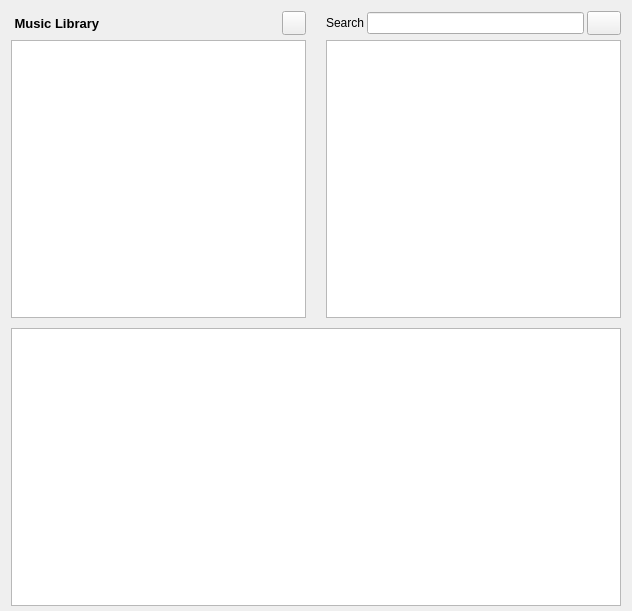
<?xml version="1.0" encoding="UTF-8"?>
<ui version="4.0">
 <class>Library_windowed</class>
 <widget class="QWidget" name="Library_windowed">
  <property name="geometry">
   <rect>
    <x>0</x>
    <y>0</y>
    <width>632</width>
    <height>611</height>
   </rect>
  </property>
  <property name="windowTitle">
   <string>Library</string>
  </property>
  <layout class="QGridLayout" name="gridLayout">
   <property name="bottomMargin">
    <number>5</number>
   </property>
   <property name="horizontalSpacing">
    <number>20</number>
   </property>
   <property name="verticalSpacing">
    <number>5</number>
   </property>
   <item row="1" column="2" colspan="2">
    <layout class="QHBoxLayout" name="horizontalLayout">
     <property name="spacing">
      <number>3</number>
     </property>
     <item>
      <widget class="QLabel" name="label">
       <property name="text">
        <string>Search</string>
       </property>
      </widget>
     </item>
     <item>
      <widget class="QLineEdit" name="le_search"/>
     </item>
     <item>
      <widget class="QPushButton" name="btn_clear">
       <property name="maximumSize">
        <size>
         <width>34</width>
         <height>24</height>
        </size>
       </property>
       <property name="text">
        <string/>
       </property>
      </widget>
     </item>
    </layout>
   </item>
   <item row="2" column="2" colspan="2">
    <widget class="MyTableView" name="lv_album">
     <property name="font">
      <font>
       <pointsize>8</pointsize>
      </font>
     </property>
     <property name="frameShadow">
      <enum>QFrame::Sunken</enum>
     </property>
     <property name="horizontalScrollBarPolicy">
      <enum>Qt::ScrollBarAsNeeded</enum>
     </property>
     <property name="autoScroll">
      <bool>false</bool>
     </property>
     <property name="editTriggers">
      <set>QAbstractItemView::NoEditTriggers</set>
     </property>
     <property name="alternatingRowColors">
      <bool>true</bool>
     </property>
     <property name="selectionBehavior">
      <enum>QAbstractItemView::SelectRows</enum>
     </property>
     <property name="verticalScrollMode">
      <enum>QAbstractItemView::ScrollPerPixel</enum>
     </property>
     <property name="horizontalScrollMode">
      <enum>QAbstractItemView::ScrollPerPixel</enum>
     </property>
     <property name="gridStyle">
      <enum>Qt::DotLine</enum>
     </property>
     <property name="sortingEnabled">
      <bool>true</bool>
     </property>
     <property name="wordWrap">
      <bool>false</bool>
     </property>
     <attribute name="horizontalHeaderMinimumSectionSize">
      <number>23</number>
     </attribute>
     <attribute name="horizontalHeaderStretchLastSection">
      <bool>true</bool>
     </attribute>
     <attribute name="verticalHeaderVisible">
      <bool>false</bool>
     </attribute>
     <attribute name="verticalHeaderDefaultSectionSize">
      <number>20</number>
     </attribute>
    </widget>
   </item>
   <item row="2" column="0" colspan="2">
    <widget class="MyTableView" name="lv_artist">
     <property name="font">
      <font>
       <pointsize>8</pointsize>
      </font>
     </property>
     <property name="frameShape">
      <enum>QFrame::StyledPanel</enum>
     </property>
     <property name="frameShadow">
      <enum>QFrame::Sunken</enum>
     </property>
     <property name="midLineWidth">
      <number>0</number>
     </property>
     <property name="autoScroll">
      <bool>false</bool>
     </property>
     <property name="selectionBehavior">
      <enum>QAbstractItemView::SelectRows</enum>
     </property>
     <property name="verticalScrollMode">
      <enum>QAbstractItemView::ScrollPerPixel</enum>
     </property>
     <property name="horizontalScrollMode">
      <enum>QAbstractItemView::ScrollPerPixel</enum>
     </property>
     <property name="gridStyle">
      <enum>Qt::DotLine</enum>
     </property>
     <property name="sortingEnabled">
      <bool>true</bool>
     </property>
     <attribute name="horizontalHeaderStretchLastSection">
      <bool>true</bool>
     </attribute>
     <attribute name="verticalHeaderVisible">
      <bool>false</bool>
     </attribute>
     <attribute name="verticalHeaderDefaultSectionSize">
      <number>20</number>
     </attribute>
    </widget>
   </item>
   <item row="4" column="0" colspan="4">
    <widget class="MyTableView" name="tb_title">
     <property name="sizePolicy">
      <sizepolicy hsizetype="Preferred" vsizetype="MinimumExpanding">
       <horstretch>0</horstretch>
       <verstretch>0</verstretch>
      </sizepolicy>
     </property>
     <property name="font">
      <font>
       <pointsize>8</pointsize>
      </font>
     </property>
     <property name="frameShadow">
      <enum>QFrame::Sunken</enum>
     </property>
     <property name="editTriggers">
      <set>QAbstractItemView::NoEditTriggers</set>
     </property>
     <property name="showDropIndicator" stdset="0">
      <bool>false</bool>
     </property>
     <property name="dragEnabled">
      <bool>true</bool>
     </property>
     <property name="dragDropMode">
      <enum>QAbstractItemView::DragOnly</enum>
     </property>
     <property name="alternatingRowColors">
      <bool>true</bool>
     </property>
     <property name="selectionMode">
      <enum>QAbstractItemView::ContiguousSelection</enum>
     </property>
     <property name="selectionBehavior">
      <enum>QAbstractItemView::SelectRows</enum>
     </property>
     <property name="verticalScrollMode">
      <enum>QAbstractItemView::ScrollPerPixel</enum>
     </property>
     <property name="horizontalScrollMode">
      <enum>QAbstractItemView::ScrollPerPixel</enum>
     </property>
     <property name="showGrid">
      <bool>true</bool>
     </property>
     <property name="gridStyle">
      <enum>Qt::DotLine</enum>
     </property>
     <property name="sortingEnabled">
      <bool>true</bool>
     </property>
     <property name="wordWrap">
      <bool>false</bool>
     </property>
     <property name="cornerButtonEnabled">
      <bool>true</bool>
     </property>
     <attribute name="horizontalHeaderCascadingSectionResizes">
      <bool>false</bool>
     </attribute>
     <attribute name="horizontalHeaderMinimumSectionSize">
      <number>23</number>
     </attribute>
     <attribute name="horizontalHeaderShowSortIndicator" stdset="0">
      <bool>true</bool>
     </attribute>
     <attribute name="horizontalHeaderStretchLastSection">
      <bool>true</bool>
     </attribute>
     <attribute name="verticalHeaderVisible">
      <bool>false</bool>
     </attribute>
     <attribute name="verticalHeaderDefaultSectionSize">
      <number>20</number>
     </attribute>
    </widget>
   </item>
   <item row="1" column="0" colspan="2">
    <layout class="QHBoxLayout" name="horizontalLayout_2">
     <item>
      <widget class="QLabel" name="label_2">
       <property name="font">
        <font>
         <pointsize>10</pointsize>
         <weight>75</weight>
         <bold>true</bold>
        </font>
       </property>
       <property name="text">
        <string> Music Library</string>
       </property>
      </widget>
     </item>
     <item>
      <widget class="QPushButton" name="btn_reload">
       <property name="minimumSize">
        <size>
         <width>24</width>
         <height>24</height>
        </size>
       </property>
       <property name="maximumSize">
        <size>
         <width>24</width>
         <height>24</height>
        </size>
       </property>
       <property name="toolTip">
        <string>Library has changed. Reload?</string>
       </property>
       <property name="text">
        <string/>
       </property>
      </widget>
     </item>
    </layout>
   </item>
   <item row="3" column="0" colspan="2">
    <widget class="QFrame" name="frame">
     <property name="frameShape">
      <enum>QFrame::StyledPanel</enum>
     </property>
     <property name="frameShadow">
      <enum>QFrame::Raised</enum>
     </property>
    </widget>
   </item>
  </layout>
 </widget>
 <customwidgets>
  <customwidget>
   <class>MyTableView</class>
   <extends>QTableView</extends>
   <header>GUI/MyTableView.h</header>
  </customwidget>
 </customwidgets>
 <resources/>
 <connections/>
</ui>
